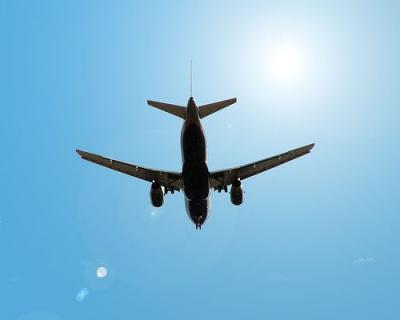
%> input picture examples/GUI/Active Contour/airplane.jpg, 400 x 320 px
$ octave Untitled.m   (GNU Octave 9; MATLAB toolbox functions it lacks are replaced by stand-ins)
%> lines starting %> are read from the running program, lines starting %| are printed output that depends on the picture; in (x1, y1, x2, y2) boxes, pixels count from 0 and x2, y2 are one past the last pixel; in counts of white or black regions, pixels touching at a corner belong together; the program's own positions count from 1
clc;clear;close all;
I = imread('airplane.jpg');         %-- load the image
%> I is the input picture: size 320x400x3 uint8; mean R, G, B 133.4, 187.8, 218.5
J = rgb2gray(I);                    %-- convert rgb to grayscale
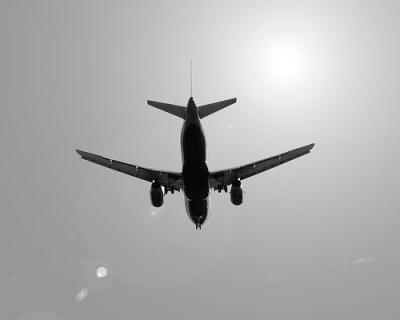
%> J: size 320x400 uint8; min 0, max 255, mean 175
m = zeros(size(J,1),size(J,2));     %-- create initial mask
m(111:231,123:243) = 1;
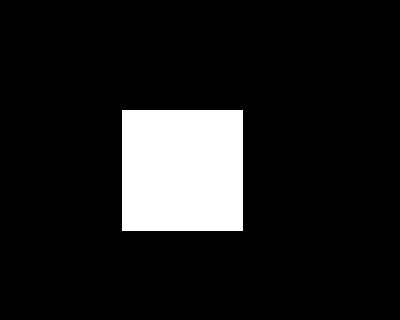
%> m: size 320x400 double; values 0 (black) and 1 (white), 11.4% white; 1 white region, box (x1, y1, x2, y2) and area: (122, 110, 243, 231) 14641
%> (the run ends here)
